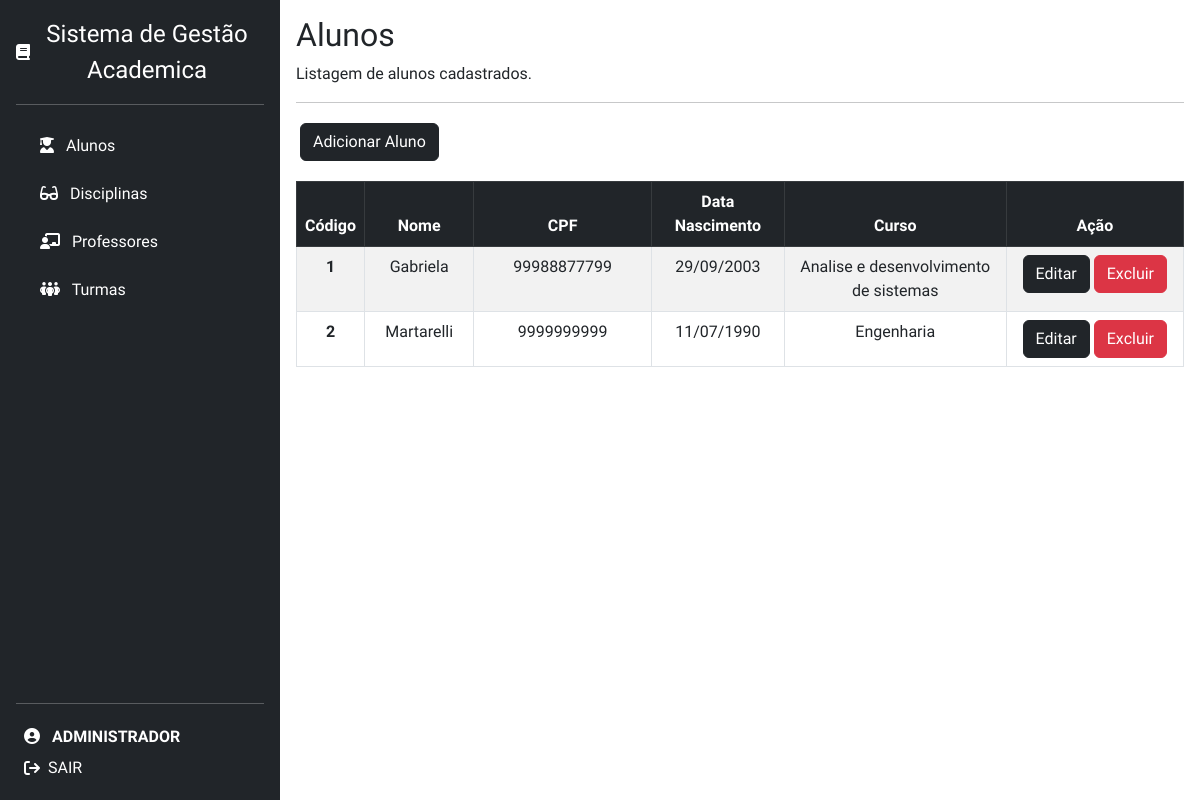
The page /alunos.php (signed in) on the database its author committed.
### tables this page shows
CREATE TABLE IF NOT EXISTS `aluno` (
  `codigo` INT(11) NOT NULL AUTO_INCREMENT,
  `nome` VARCHAR(45) NOT NULL,
  `cpf` VARCHAR(11) NOT NULL,
  `data_nasc` DATE NOT NULL,
  `turma_codigo` INT(11) NOT NULL,
  PRIMARY KEY (`codigo`, `turma_codigo`),
  CONSTRAINT `fk_aluno_turma`
    FOREIGN KEY (`turma_codigo`)
    REFERENCES `turma` (`codigo`)
    ON DELETE NO ACTION
    ON UPDATE NO ACTION);

CREATE TABLE IF NOT EXISTS `turma` (
  `codigo` INT(11) NOT NULL AUTO_INCREMENT,
  `curso` VARCHAR(45) NOT NULL,
  `semestre` INT(11) NOT NULL,
  `periodo` VARCHAR(30) NOT NULL,
  PRIMARY KEY (`codigo`));

### alunos.php (the view, shortened to what this page needs)
<?php
require("sidemenu.php");
require_once('connection.php');
$mysql_query = "SELECT a.*, t.curso FROM aluno a
                INNER JOIN turma t ON a.turma_codigo = t.codigo
                ORDER BY a.codigo";
$result = $conn->query($mysql_query);
?>
<div class="container p-3">
  <h2>Alunos</h2>
  <p>Listagem de alunos cadastrados.</p>
  <hr>
  <div class="float-right p-1">
    <a href="insert-aluno.php"><button type="button" class="btn btn-dark mb-3">Adicionar Aluno</button></a>
  </div>
  <table class="table table-striped table-bordered table-hover">
    <thead>
      <tr class="table-dark" style="text-align:center">
        <th scope="col" style="width: 5%;">Código</th>
        <th scope="col">Nome</th>
        <th scope="col" style="width: 20%;">CPF</th>
        <th scope="col" style="width: 15%;">Data Nascimento</th>
        <th scope="col" style="width: 25%;">Curso</th>
        <th scope="col" style="width: 20%;">Ação</th>
      </tr>
    </thead>
    <tbody>
      <?php while($data = mysqli_fetch_array($result)) { ?>
      <tr>
        <th scope="row" style="text-align:center"><?php echo $data['codigo']; ?></th>
        <td style="text-align:center"><?php echo $data['nome']; ?></td>
        <td style="text-align:center"><?php echo $data['cpf']; ?></td>
        <td style="text-align:center"><?php echo date('d/m/Y', strtotime($data['data_nasc'])); ?></td>
        <td style="text-align:center"><?php echo $data['curso']; ?></td>
        <td style="text-align:center">
          <a href="update-aluno.php?codigo=<?php echo $data['codigo']; ?>">
            <button type="button" class="btn btn-dark">Editar</button></a>
          <a href="delete-aluno.php?codigo=<?php echo $data['codigo']; ?>">
            <button type="button" class="btn btn-danger">Excluir</button></a>
        </td>
      </tr>
      <?php } ?>
    </tbody>
  </table>
</div>

### CSS/style.css (style rules this page uses)
body { font-family: Ubuntu, sans-serif !important; margin: 0 auto; padding: 0px; height: 100vh; }

### rows shown on the page
aluno: codigo "1", nome "Gabriela", cpf "99988877799", data_nasc "29/09/2003", turma_codigo.curso "Analise e desenvolvimento de sistemas"
aluno: codigo "2", nome "Martarelli", cpf "9999999999", data_nasc "11/07/1990", turma_codigo.curso "Engenharia"

### other values the page prints
$_SESSION['username'] "ADMINISTRADOR"
